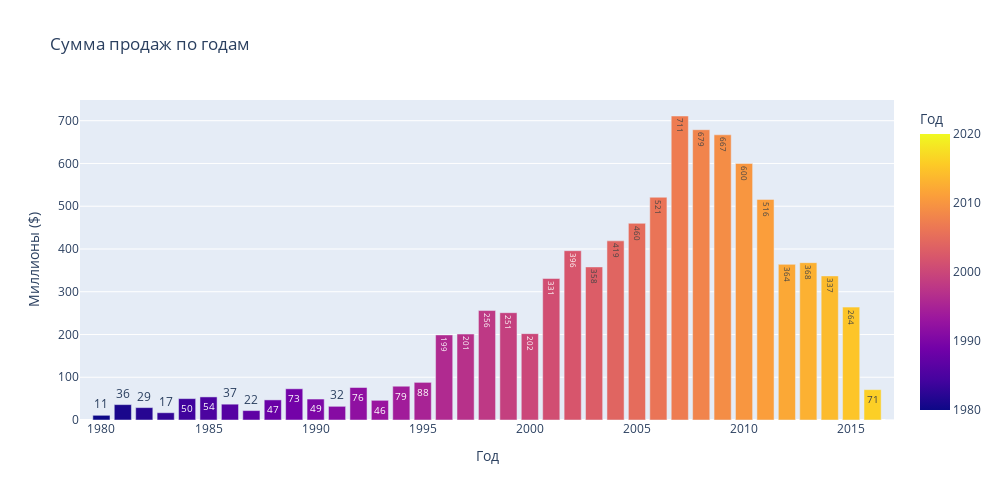

Notebook source saved alongside this figure:
### Code cell
bar_data = games_df.groupby('year', as_index=False)['global_sales'].sum()\
                            .sort_values(['global_sales'], ascending=False)
bar_data['global_sales'] = bar_data['global_sales'].round()

fig = px.bar(
    data_frame=bar_data,
    x='year',
    y='global_sales',
    color='year',
    text='global_sales',
    orientation='v',
    height=500,
    width=1000,
    title='Сумма продаж по годам',
    labels=dict(year="Год", global_sales="Миллионы ($)"),
    range_x=(1979, 2017)
)

fig.show()

### Figure 1 — Plotly figure (JSON) as saved in the notebook; plotly's stock layout.template omitted (floating-point values rounded to 4 significant figures)
{"data": [{"alignmentgroup": "True", "hovertemplate": "Год=%{marker.color}<br>Миллионы ($)=%{text}<extra></extra>", "legendgroup": "", "marker": {"color": [2007, 2008, 2009, 2010, 2006, 2011, 2005, 2004, 2002, 2013, 2012, 2003, 2014, 2001, 2015, 1998, 1999, 2000, 1997, 1996, 1995, 1994, 1992, 1989, 2016, 1985, 1984, 1990, 1988, 1993, 1986, 1981, 1991, 1982, 1987, 1983, 1980, 2020, 2017], "coloraxis": "coloraxis", "pattern": {"shape": ""}}, "name": "", "offsetgroup": "", "orientation": "v", "showlegend": false, "text": [711, 679, 667, 600, 521, 516, 460, 419, 396, 368, 364, 358, 337, 331, 264, 256, 251, 202, 201, 199, 88, 79, 76, 73, 71, 54, 50, 49, 47, 46, 37, 36, 32, 29, 22, 17, 11, 0, 0], "textposition": "auto", "type": "bar", "x": [2007, 2008, 2009, 2010, 2006, 2011, 2005, 2004, 2002, 2013, 2012, 2003, 2014, 2001, 2015, 1998, 1999, 2000, 1997, 1996, 1995, 1994, 1992, 1989, 2016, 1985, 1984, 1990, 1988, 1993, 1986, 1981, 1991, 1982, 1987, 1983, 1980, 2020, 2017], "xaxis": "x", "y": [711, 679, 667, 600, 521, 516, 460, 419, 396, 368, 364, 358, 337, 331, 264, 256, 251, 202, 201, 199, 88, 79, 76, 73, 71, 54, 50, 49, 47, 46, 37, 36, 32, 29, 22, 17, 11, 0, 0], "yaxis": "y"}], "layout": {"barmode": "relative", "coloraxis": {"colorbar": {"title": {"text": "Год"}}, "colorscale": [[0, "#0d0887"], [0.1111, "#46039f"], [0.2222, "#7201a8"], [0.3333, "#9c179e"], [0.4444, "#bd3786"], [0.5556, "#d8576b"], [0.6667, "#ed7953"], [0.7778, "#fb9f3a"], [0.8889, "#fdca26"], [1, "#f0f921"]]}, "height": 500, "legend": {"tracegroupgap": 0}, "title": {"text": "Сумма продаж по годам"}, "width": 1000, "xaxis": {"anchor": "y", "domain": [0, 1], "range": [1979, 2017], "title": {"text": "Год"}}, "yaxis": {"anchor": "x", "domain": [0, 1], "title": {"text": "Миллионы ($)"}}}}
